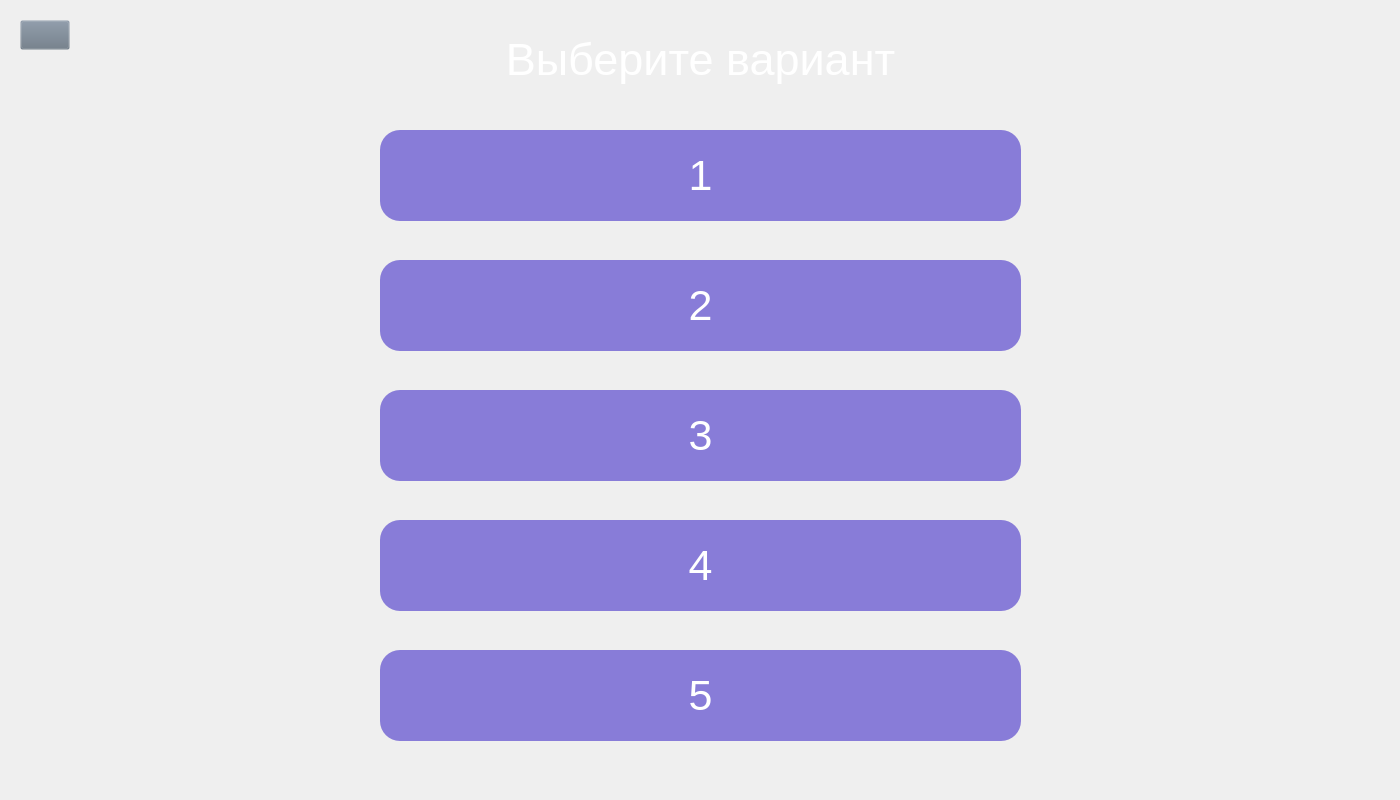
<?xml version="1.0" encoding="UTF-8"?>
<ui version="4.0">
 <class>Form</class>
 <widget class="QWidget" name="Form">
  <property name="geometry">
   <rect>
    <x>0</x>
    <y>0</y>
    <width>1400</width>
    <height>800</height>
   </rect>
  </property>
  <property name="windowTitle">
   <string>Form</string>
  </property>
  <property name="styleSheet">
   <string notr="true">QPushButton#back{
	background-color: rgba(105, 118, 132, 0);
}
QPushButton:pressed{
	padding-left: 2px;
	padding-top: 2px;
}</string>
  </property>
  <widget class="QPushButton" name="back">
   <property name="geometry">
    <rect>
     <x>20</x>
     <y>20</y>
     <width>50</width>
     <height>30</height>
    </rect>
   </property>
   <property name="text">
    <string/>
   </property>
   <property name="icon">
    <iconset>
     <normaloff>../Images/right-arrows.png</normaloff>../Images/right-arrows.png</iconset>
   </property>
   <property name="iconSize">
    <size>
     <width>30</width>
     <height>30</height>
    </size>
   </property>
  </widget>
  <widget class="QLabel" name="label">
   <property name="geometry">
    <rect>
     <x>380</x>
     <y>20</y>
     <width>641</width>
     <height>81</height>
    </rect>
   </property>
   <property name="font">
    <font>
     <pointsize>35</pointsize>
    </font>
   </property>
   <property name="text">
    <string>&lt;html&gt;&lt;head/&gt;&lt;body&gt;&lt;p&gt;&lt;span style=&quot; font-size:34pt; color:#ffffff;&quot;&gt;Выберите вариант&lt;/span&gt;&lt;/p&gt;&lt;/body&gt;&lt;/html&gt;</string>
   </property>
   <property name="alignment">
    <set>Qt::AlignCenter</set>
   </property>
  </widget>
  <widget class="QPushButton" name="exam_2">
   <property name="geometry">
    <rect>
     <x>380</x>
     <y>260</y>
     <width>641</width>
     <height>91</height>
    </rect>
   </property>
   <property name="font">
    <font>
     <family>MS Shell Dlg 2</family>
     <pointsize>32</pointsize>
    </font>
   </property>
   <property name="styleSheet">
    <string notr="true">background-color: rgb(107,92,209,200); color: White; border-radius: 20px; </string>
   </property>
   <property name="text">
    <string>2</string>
   </property>
  </widget>
  <widget class="QPushButton" name="exam_5">
   <property name="geometry">
    <rect>
     <x>380</x>
     <y>650</y>
     <width>641</width>
     <height>91</height>
    </rect>
   </property>
   <property name="font">
    <font>
     <family>MS Shell Dlg 2</family>
     <pointsize>32</pointsize>
    </font>
   </property>
   <property name="styleSheet">
    <string notr="true">background-color: rgb(107,92,209,200); color: White; border-radius: 20px; </string>
   </property>
   <property name="text">
    <string>5</string>
   </property>
  </widget>
  <widget class="QPushButton" name="exam_3">
   <property name="geometry">
    <rect>
     <x>380</x>
     <y>390</y>
     <width>641</width>
     <height>91</height>
    </rect>
   </property>
   <property name="font">
    <font>
     <family>MS Shell Dlg 2</family>
     <pointsize>32</pointsize>
    </font>
   </property>
   <property name="styleSheet">
    <string notr="true">background-color: rgb(107,92,209,200); color: White; border-radius: 20px; </string>
   </property>
   <property name="text">
    <string>3</string>
   </property>
  </widget>
  <widget class="QPushButton" name="exam_1">
   <property name="geometry">
    <rect>
     <x>380</x>
     <y>130</y>
     <width>641</width>
     <height>91</height>
    </rect>
   </property>
   <property name="font">
    <font>
     <family>MS Shell Dlg 2</family>
     <pointsize>32</pointsize>
    </font>
   </property>
   <property name="styleSheet">
    <string notr="true">background-color: rgb(107,92,209,200); color: White; border-radius: 20px; </string>
   </property>
   <property name="text">
    <string>1</string>
   </property>
  </widget>
  <widget class="QPushButton" name="exam_4">
   <property name="geometry">
    <rect>
     <x>380</x>
     <y>520</y>
     <width>641</width>
     <height>91</height>
    </rect>
   </property>
   <property name="font">
    <font>
     <family>MS Shell Dlg 2</family>
     <pointsize>32</pointsize>
    </font>
   </property>
   <property name="styleSheet">
    <string notr="true">background-color: rgb(107,92,209,200); color: White; border-radius: 20px; </string>
   </property>
   <property name="text">
    <string>4</string>
   </property>
  </widget>
 </widget>
 <resources/>
 <connections/>
</ui>
